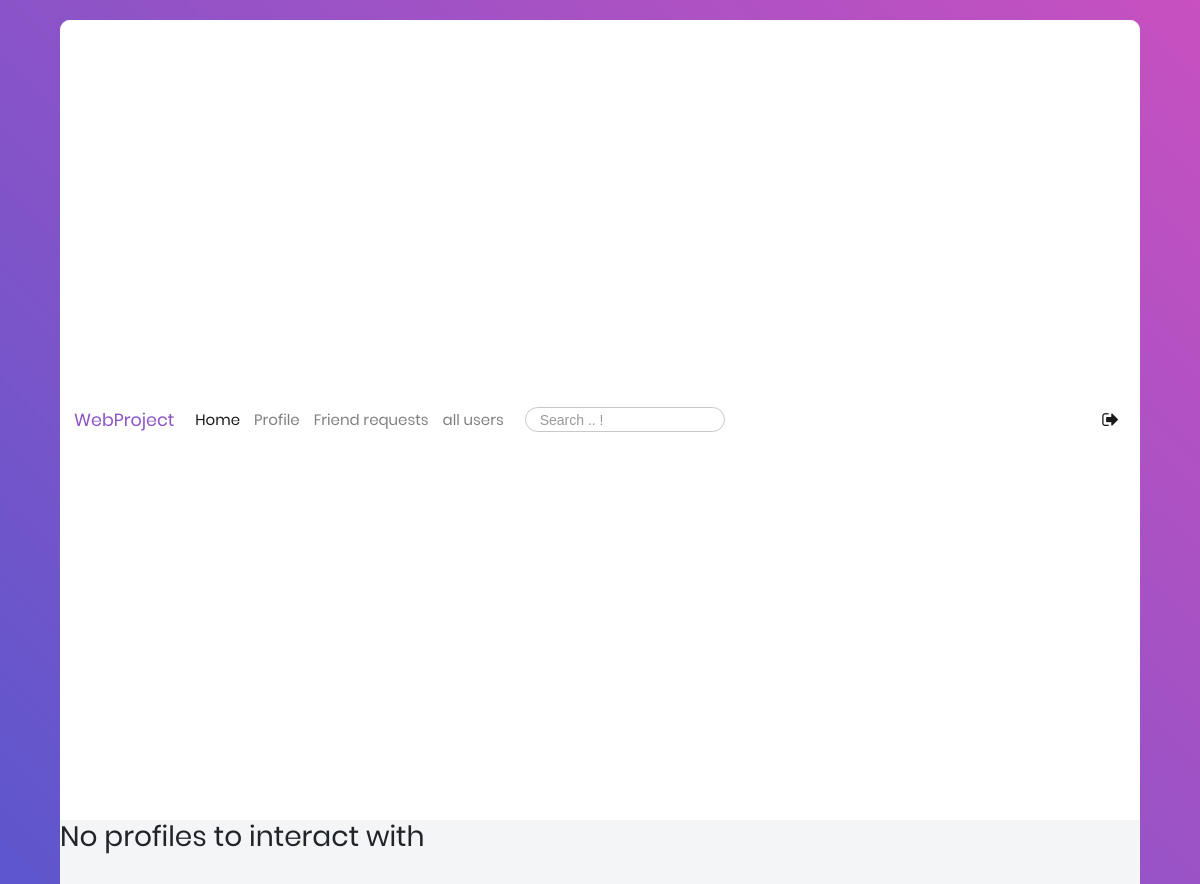
Page /all-profiles/ (signed in) on the earlier database version.
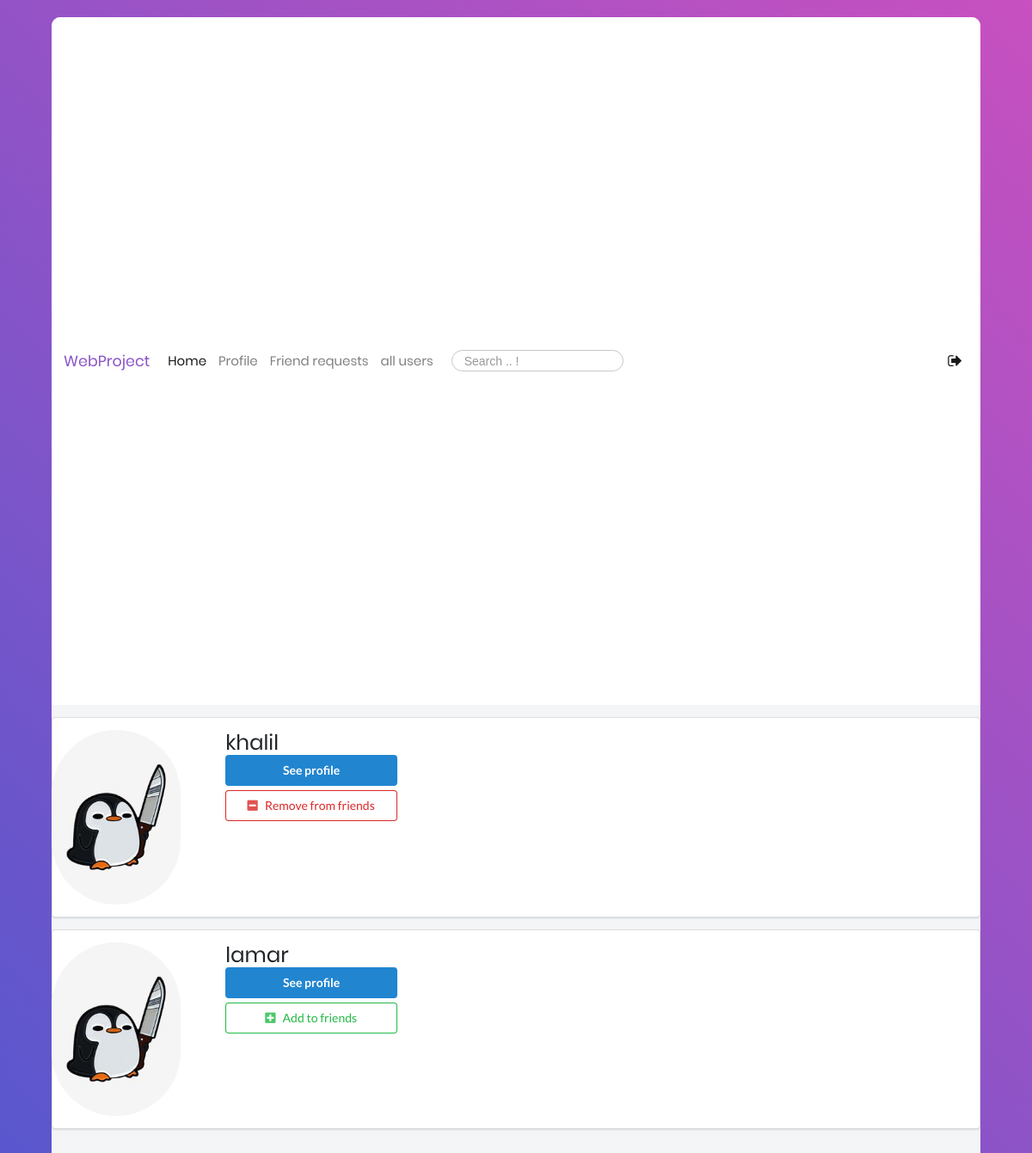
Same page on the later database version.
### users/models.py (models this page shows, shortened)
class Profile(models.Model):
    user = models.OneToOneField(User, on_delete=models.CASCADE)
    image = models.ImageField(default='default.jpg', upload_to='profile_pics')
    bgimage = models.ImageField(default='default.jpg', upload_to='bg_pics')
    friends = models.ManyToManyField(User, blank=True, related_name='friends')
    slug = models.SlugField(unique=True,default=uuid.uuid1)
    forget_password_token= models.CharField(max_length=100)
    updated = models.DateTimeField( auto_now=True)
    created = models.DateTimeField( auto_now_add=True)
    objects = ProfileManager()
    def get_absolute_url(self):
        return reverse("profile-detail-view", kwargs={"slug": self.slug})

### users/views.py (the view)
# urls.py: path('all-profiles/', views.ProfileListView.as_view(), name="all-profiles-view"),
class ProfileListView(ListView):
    model = Profile
    template_name="users/profile_list.html"
    context_object_name = 'qs'
    def get_queryset(self):
        qs = Profile.objects.get_all_profiles(self.request.user)
        return qs
    def get_context_data(self, **kwargs):
        context = super().get_context_data(**kwargs)
        user = User.objects.get(username__iexact=self.request.user)
        profile = Profile.objects.get(user=user)
        rel_r = Relationship.objects.filter(sender=profile)
        rel_s = Relationship.objects.filter(receiver=profile)
        rel_receiver = []
        rel_sender = []
        for item in rel_r:
            rel_receiver.append(item.receiver.user)
        for item in rel_s:
            rel_sender.append(item.sender.user)
        context["rel_receiver"] = rel_receiver
        context["rel_sender"] = rel_sender
        context['is_empty'] = False
        if len(self.get_queryset()) == 0:
            context['is_empty'] = True
        return context

### users/models.py (called while the page is built)
    def get_all_profiles(self, me):
        profiles = Profile.objects.all().exclude(user=me)
        return profiles

### users/templates/users/profile_list.html (shortened to what this page needs)
{% extends 'blog/base.html' %}
{% block content %}
    {% if is_empty %}
        <h1>No profiles to interact with</h1>
    {% endif %}
    {% for obj in qs %}
        <div class="ui segment">
            <div class="ui grid">
                <div class="row">
                    <div class="three wide column">
                        <img class="ui small circular image" src="{{obj.image.url}}">
                    </div>
                    <div class="thirteen wide column">
                        <h3>{{obj.user}}</h3>
                        <a href="{{obj.get_absolute_url}}"><button class="ui primary button mb-5 w-big">See profile</button></a>
                        <br>
                        {% if obj.user not in rel_receiver and obj.user not in rel_sender %}
                            <form action=" {% url 'send-invite' %} " method="POST">
                                <button type="submit" class="ui positive basic button mb-5 w-big"><i class="plus square icon"></i>Add to friends</button>
                            </form>
                         {% endif %}
                        {% if request.user in obj.friends.all %}
                        <form action="{% url 'remove-friend' %}" method="POST">
                            <button type="submit" class="ui negative basic button mb-5 w-big"><i class="minus square icon"></i>Remove from friends</button>
                        </form>
                        {% endif %}
                    </div>
                </div>
            </div>
        </div>
    {% endfor %}
{% endblock content %}

### blog/templates/blog/base.html (shortened to what this page needs)
{% load static %}
<!doctype html>
<html class="no-js" lang="en">
<head>
    <link rel="stylesheet" type='text/css' href="https://cdnjs.cloudflare.com/ajax/libs/semantic-ui/2.2.14/semantic.min.css">
    <link rel="stylesheet" href="{% static 'blog/css/vendor/bootstrap.min.css' %} " >
    <link rel="stylesheet" href="{% static 'blog/css/vendor/font-awesome.min.css' %}">
    <link rel="stylesheet" href="{% static 'blog/css/vendor/animate.css' %}">
    <link rel="stylesheet" href="{% static 'blog/css/vendor/hamburgers.min.css' %}">
    <link rel="stylesheet" href="{% static 'blog/css/util.css' %}">
    <link rel="stylesheet" href="{% static 'blog/css/normalize.css' %}">
    <link rel="stylesheet" href="{% static 'blog/css/main.css' %}">
</head>
<body>
<div class="limiter">
    <div class="container-login100">
        <div class="wrap-main">
            <div class="container-fluid" >
                <div class="row" >
                    <nav class="navbar navbar-expand-lg navbar-light  bgwhite" >
                        <a class="navbar-brand ProjectColor" href="{% url 'blog-home' %}">WebProject</a>
                        <div class="collapse navbar-collapse" id="navbarSupportedContent"  >
                            <ul class="navbar-nav mr-auto">
                                <li class="nav-item active">
                                    <a class="nav-link fs-15" href="{% url 'blog-home' %}">Home <span class="sr-only">(current)</span></a>
                                </li>
                                <li class="nav-item ">
                                    <a class="nav-link fs-15" href="{% url 'profile' %}">Profile</a>
                                </li>
                                <li class="nav-item ">
                                    <a class="nav-link fs-15" href="{% url 'my-invites-view' %}">Friend requests</a>
                                </li>
                                <li class="nav-item ">
                                    <a class="nav-link fs-15" href="{% url 'all-profiles-view' %}">all users</a>
                                </li>
                                <li class="nav-item pt-2 pl-3">
                                    <form action="">
                                        <input type="text" class="p-1 fs-14 pl-3 input-border"  placeholder="Search .. !" name="search" hx-post="{% url 'search-post' %}" hx-target="#results" hx-trigger="keyup changed delay:500ms" >
                                    </form>
                                </li>
                            </ul>
                            <div class="form-inline my-2 my-lg-0">
                                <ul class="navbar-nav mr-auto">
                                    <li class="nav-item active">
                                        <a class="nav-link fs-18" href="{% url 'blog-logout' %}" data-toggle="tooltip" data-placement="top" title="Log out !"><i class="fa fa-sign-out" aria-hidden="true"></i></a>
                                    </li>
                                </ul>
                            </div>
                        </div>
                    </nav>
                </div>
            </div>
                    {% block content %}
                    {% endblock content %}
                    <div style="padding-bottom: 50%;">
                    </div>
                </div>
            </div>
        </div>
</body>
</html>

### blog/static/blog/css/main.css (style rules this page uses)
* { margin: 0px; padding: 0px; box-sizing: border-box; }
body, html { height: 100%; font-family: Poppins-Regular, sans-serif; }
a { font-family: Poppins-Regular; font-size: 14px; line-height: 1.7; color: #666666; margin: 0px; transition: all 0.4s; -webkit-transition: all 0.4s; -o-transition: all 0.4s; -moz-transition: all 0.4s; }
h1,h2,h3,h4,h5,h6 { margin: 0px; }
ul, li { margin: 0px; list-style-type: none; }
input { outline: none; border: none; }
button { outline: none !important; border: none; background: transparent; }
.limiter { width: 100%; margin: 0 auto; }
.container-login100 { width: 100%; min-height: 100vh; display: -webkit-box; display: -webkit-flex; display: -moz-box; display: -ms-flexbox; display: flex; flex-wrap: wrap; justify-content: center; align-items: center; padding: 0; background: #9053c7; background: -webkit-linear-gradient(-135deg, #c850c0, #4158d0); background: -o-linear-gradient(-135deg, #c850c0, #4158d0); background: -moz-linear-gradient(-135deg, #c850c0, #4158d0); background: linear-gradient(-135deg, #c850c0, #4158d0); }
.wrap-main { width: 90%; background: #f3f5f7; border-radius: 10px; overflow: hidden; justify-content: space-between; margin-top: 20px; margin-bottom: 20px; }
nav { width: 100%; height: 800px; }
.ProjectColor { color:#8B54C7 !important; }
.input-border { border-radius: 25px !important; border: 1px solid #c6c8ca !important; }
.mb-5 { margin-bottom: 5px !important; }
.w-big { width: 200px !important; }

Differences in the rows shown:
added Profile: image (placeholder picture), user "khalil"
added Profile: image (placeholder picture), user "lamar"
Other differences:
text no longer shown: "No profiles to interact with"
